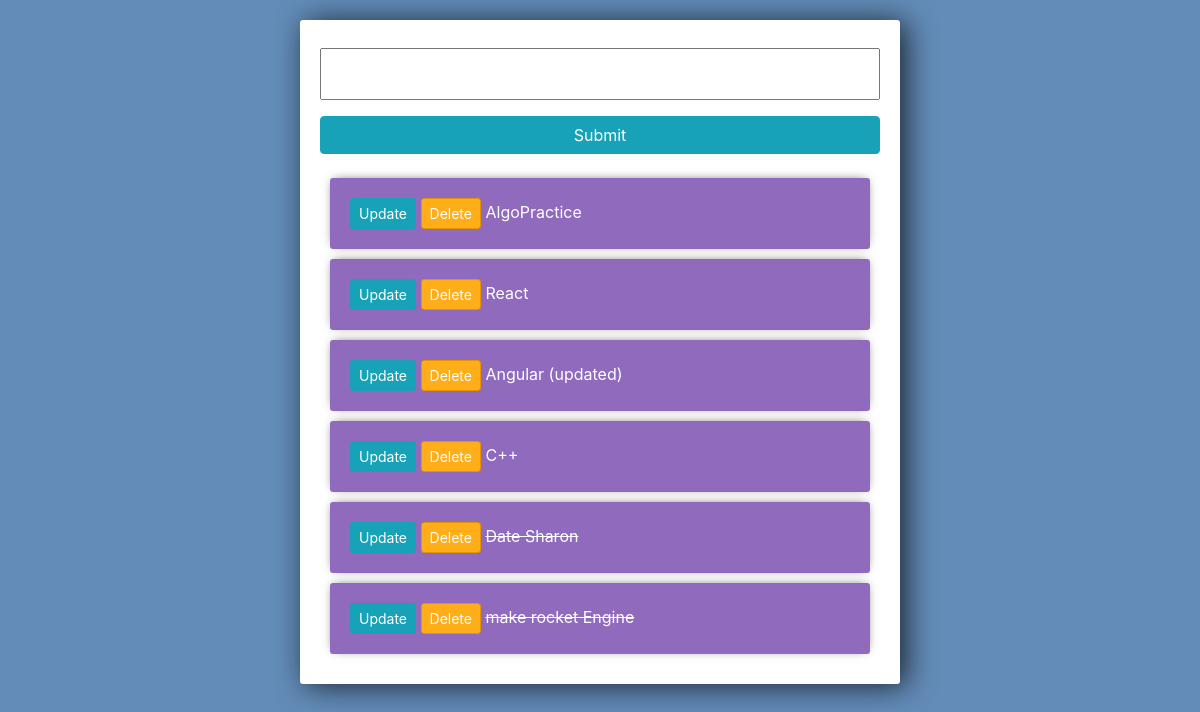
Before: / with the older database file.
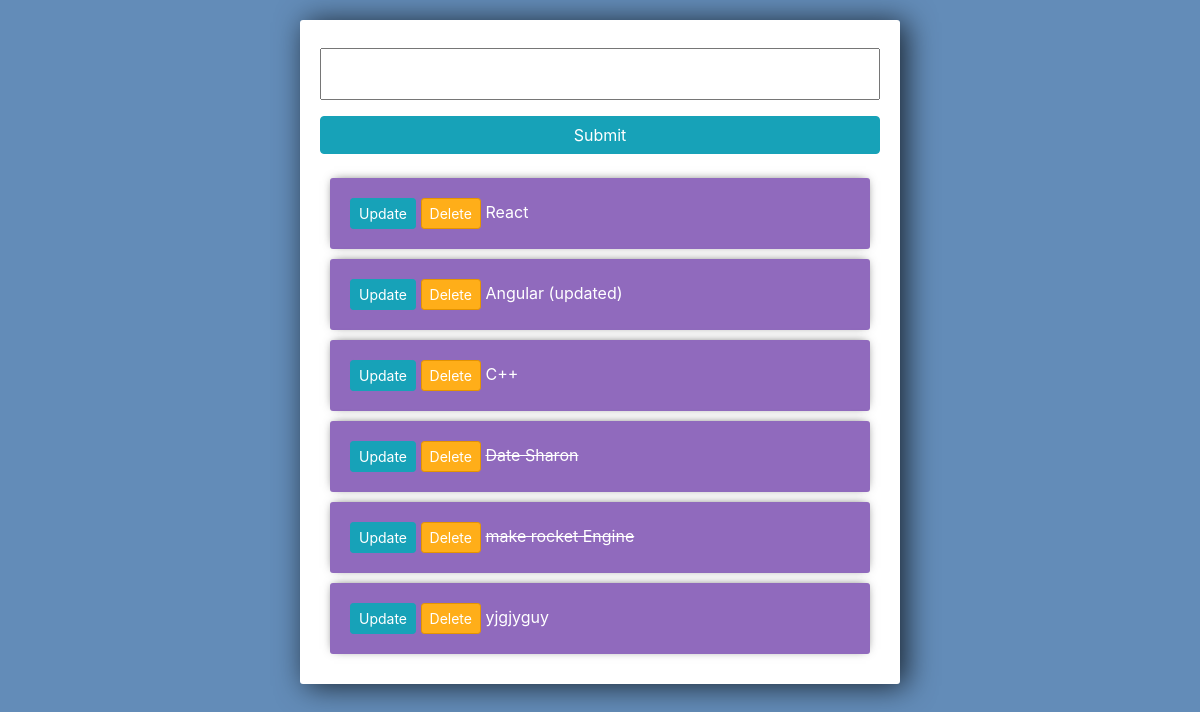
After: the same page with the newer database file.
### todolist/models.py (models this page shows)
class Task(models.Model):
    title = models.CharField(max_length=200)
    complete = models.BooleanField(default=False)
    created = models.DateTimeField(auto_now_add=True)
    def __str__(self):
        return self.title

### todolist/views.py (the view)
# urls.py: path('', views.taskList, name='list'),
def taskList(request):
    tasks = Task.objects.all()
    form = TaskForm()
    if request.method == 'POST':
        form = TaskForm(request.POST)
        if form.is_valid():
            form.save()
        return redirect('/')
    context = {'tasks':tasks , 'form':form}
    return render(request, 'todolist/list.html',context)

### todolist/forms.py
class TaskForm(forms.ModelForm):
    class Meta:
        model = Task
        fields = '__all__'

### todolist/templates/todolist/list.html (shortened to what this page needs)
<link rel="stylesheet" href="https://stackpath.bootstrapcdn.com/bootstrap/4.3.1/css/bootstrap.min.css">
<div class="center-column">
	<form method="POST" action="/">
		{{form.title}}
		<input class="btn btn-info" type="submit" name="Create Task">
	</form>
	<div class="todo-list">
	{% for task in tasks %}
		<div class="item-row">
			<a class="btn btn-sm btn-info" href="{% url 'update_task' task.id %}">Update</a>
			<a class="btn btn-sm btn-danger" href="{% url 'delete' task.id %}">Delete</a>
			{% if task.complete == True %}
			<strike>{{task}}</strike>
			{% else %}
			<span>{{task}}</span>
			{% endif %}
		</div>
	{% endfor %}
	</div>
</div>

### todolist/templates/todolist/list.html (style rules this page uses)
input { width: 100%; padding: 12px 20px; margin: 8px 0; box-sizing: border-box; }
input::placeholder { color: #d3d3d3; }
.center-column { width:600px; margin: 20px auto; padding:20px; background-color: #fff; border-radius: 3px; box-shadow: 6px 2px 30px 0px rgba(0,0,0,0.75); }
.item-row { background-color: #906abd; margin: 10px; padding: 20px; border-radius: 3px; color: #fff; font-size: 16px; box-shadow: 0px -1px 10px -4px rgba(0,0,0,0.75); }
.btn-danger { background-color: #ffae19; border-color: #e59400; }

Changed rows visible on the page:
removed Task: title "AlgoPractice"
added Task: title "yjgjyguy"
